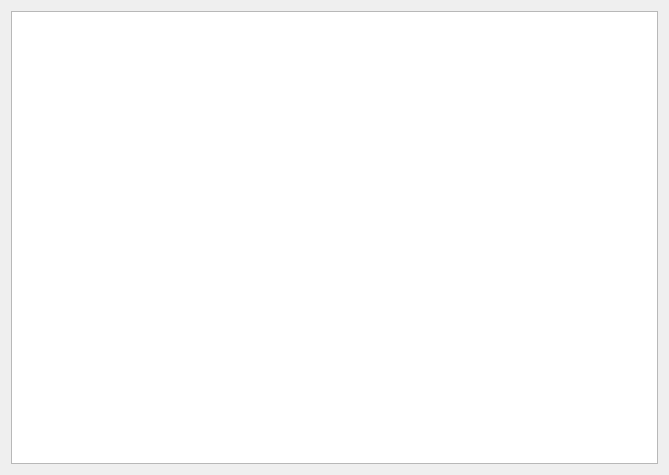
<?xml version="1.0" encoding="UTF-8"?>
<ui version="4.0">
 <class>CompareInfoWidget</class>
 <widget class="QWidget" name="CompareInfoWidget">
  <property name="geometry">
   <rect>
    <x>0</x>
    <y>0</y>
    <width>669</width>
    <height>475</height>
   </rect>
  </property>
  <property name="windowTitle">
   <string>Form</string>
  </property>
  <layout class="QVBoxLayout" name="verticalLayout_2">
   <item>
    <widget class="QTableView" name="tableView">
     <property name="styleSheet">
      <string notr="true"/>
     </property>
     <property name="editTriggers">
      <set>QAbstractItemView::NoEditTriggers</set>
     </property>
     <property name="alternatingRowColors">
      <bool>false</bool>
     </property>
     <property name="selectionMode">
      <enum>QAbstractItemView::ExtendedSelection</enum>
     </property>
     <property name="iconSize">
      <size>
       <width>100</width>
       <height>100</height>
      </size>
     </property>
     <property name="textElideMode">
      <enum>Qt::ElideNone</enum>
     </property>
     <property name="sortingEnabled">
      <bool>true</bool>
     </property>
    </widget>
   </item>
  </layout>
 </widget>
 <resources/>
 <connections/>
</ui>
